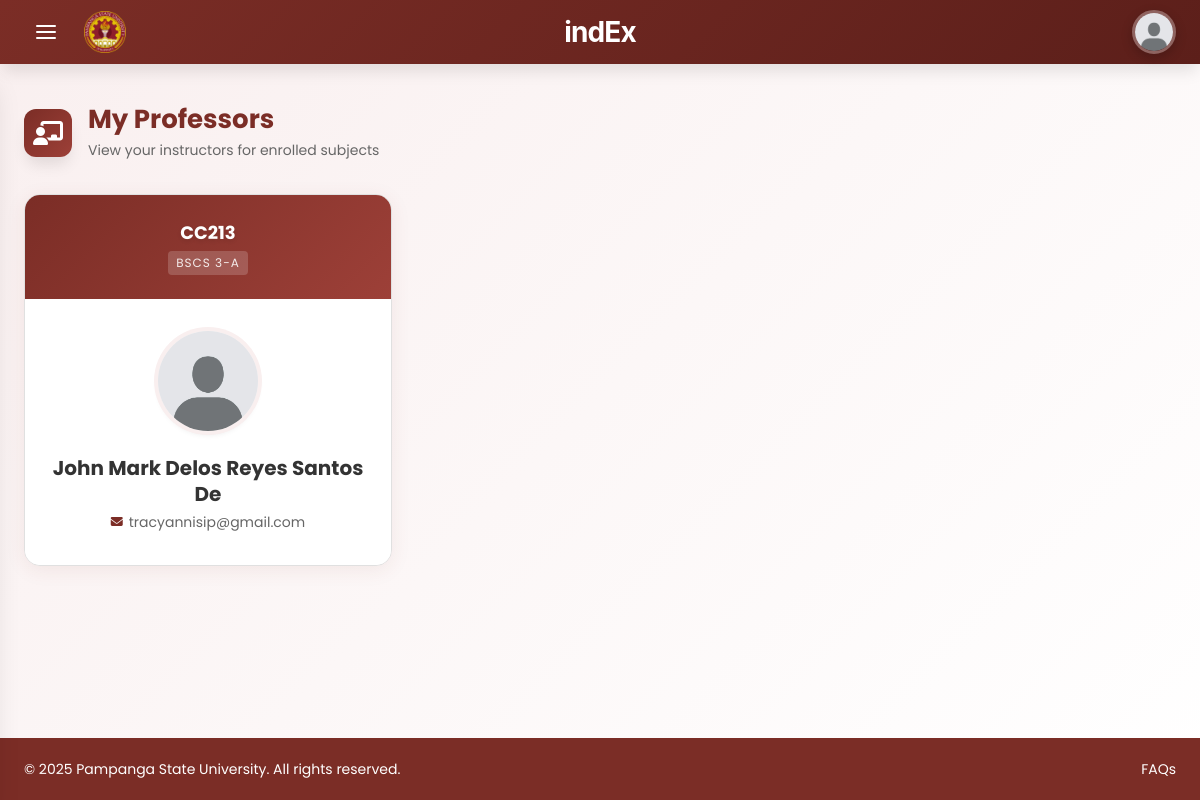
Page /student/my-professors.php (signed in) on the committed database.
### tables this page shows
CREATE TABLE `classes` (
  `class_id` int(11) NOT NULL,
  `teacher_id` int(11) NOT NULL,
  `class_name` varchar(100) NOT NULL,
  `subject` varchar(100) NOT NULL,
  `section` varchar(50) NOT NULL,
  `class_code` varchar(20) NOT NULL,
  `created_at` timestamp NOT NULL DEFAULT current_timestamp(),
  `updated_at` timestamp NOT NULL DEFAULT current_timestamp() ON UPDATE current_timestamp(),
  `status` enum('active','archived') DEFAULT 'active'
);

CREATE TABLE `users` (
  `user_id` int(11) NOT NULL,
  `email` varchar(100) NOT NULL,
  `email_verified` tinyint(1) DEFAULT 0,
  `verification_token` varchar(64) DEFAULT NULL,
  `password` varchar(255) NOT NULL,
  `full_name` varchar(100) NOT NULL,
  `first_name` varchar(100) DEFAULT NULL,
  `last_name` varchar(100) DEFAULT NULL,
  `middle_name` varchar(50) DEFAULT NULL,
  `profile_picture_blob` longblob DEFAULT NULL,
  `profile_picture_mime_type` varchar(50) DEFAULT NULL,
  `profile_picture` varchar(255) DEFAULT NULL,
  `role` enum('teacher','student') NOT NULL,
  `username` varchar(50) DEFAULT NULL,
  `contact_number` varchar(20) DEFAULT NULL,
  `student_number` varchar(20) DEFAULT NULL,
  `program` varchar(10) DEFAULT NULL COMMENT 'Course program: BSIT, BSCS, ACT, BSIS',
  `year_section` varchar(20) DEFAULT NULL COMMENT 'Year and Section: e.g., BSCS 3-A',
  `created_at` timestamp NOT NULL DEFAULT current_timestamp(),
  `updated_at` timestamp NOT NULL DEFAULT current_timestamp() ON UPDATE current_timestamp(),
  `status` enum('active','inactive','archived') DEFAULT 'active'
);

### includes/functions.php (called while the page is built, shortened)
<?php
function getProfilePicture($profile_picture, $full_name = '') {
    if (empty($profile_picture) || is_null($profile_picture)) {
        return BASE_URL . 'assets/images/default-avatar.jpg';
    }
    return BASE_URL . 'assets/images/default-avatar.jpg';
}
?>

### student/my-professors.php (the view, shortened to what this page needs)
<?php
require_once dirname(__DIR__) . '/includes/config.php';
require_once dirname(__DIR__) . '/includes/functions.php';
$student_id = $_SESSION['user_id'];
$query = "
    SELECT DISTINCT
        c.class_id,
        c.class_code,
        c.class_name,
        c.subject,
        c.section,
        u.user_id as professor_id,
        u.full_name as professor_name,
        u.email as professor_email,
        u.contact_number as professor_contact,
        u.profile_picture as professor_picture,
        cs.day_of_week,
        cs.start_time,
        cs.end_time,
        cs.room
    FROM enrollments e
    INNER JOIN classes c ON e.class_id = c.class_id
    INNER JOIN users u ON c.teacher_id = u.user_id
    LEFT JOIN class_schedules cs ON c.class_id = cs.class_id
    WHERE e.student_id = :student_id
    AND e.status = 'active'
    AND c.status = 'active'
    ORDER BY c.class_code ASC
";
try {
    $stmt = $conn->prepare($query);
    $stmt->bindParam(':student_id', $student_id, PDO::PARAM_INT);
    $stmt->execute();
    $professors_data = $stmt->fetchAll(PDO::FETCH_ASSOC);
} catch (PDOException $e) {
    error_log("Error fetching professors: " . $e->getMessage());
    $professors_data = [];
    $professors_info = [];
    $professor_classes = [];
}
function formatTime($time) {
    return date('g:i A', strtotime($time));
}
function formatSchedule($day, $start, $end) {
    return $day . ', ' . formatTime($start) . ' - ' . formatTime($end);
}
?>
<!DOCTYPE html>
<html lang="en">
<head>
    <link href="https://cdnjs.cloudflare.com/ajax/libs/font-awesome/6.4.0/css/all.min.css" rel="stylesheet">
    <link rel="stylesheet" href="<?php echo BASE_URL; ?>assets/css/student-pages/student-main.css?v=<?php echo time(); ?>">
    <link rel="stylesheet" href="<?php echo BASE_URL; ?>assets/css/navigation.css?v=<?php echo time(); ?>">
    <link rel="stylesheet" href="<?php echo BASE_URL; ?>assets/css/student-pages/my-professors.css?v=<?php echo time(); ?>">
</head>
<body>
    <?php include dirname(__DIR__) . '/includes/student-nav.php'; ?>
    <main class="main-content">
        <div class="professors-container">
            <div class="page-header">
                <div class="page-header-content">
                    <div class="page-icon">
                        <i class="fas fa-chalkboard-teacher"></i>
                    </div>
                    <div class="page-title-section">
                        <h1 class="page-title">My Professors</h1>
                        <p class="page-subtitle">View your instructors for enrolled subjects</p>
                    </div>
                </div>
            </div>
            <div class="professors-content">
                <?php if (empty($professors_data)): ?>
                    <div class="empty-state">
                        <div class="empty-icon">
                            <i class="fas fa-user-slash"></i>
                        </div>
                        <h3>No Professors Found</h3>
                        <p>You haven't enrolled in any subjects yet. Join a class to see your professors here.</p>
                        <a href="<?php echo BASE_URL; ?>student/join-class.php" class="btn-primary">
                            <i class="fas fa-plus"></i> Join a Class
                        </a>
                    </div>
                <?php else: ?>
                    <div class="professors-grid">
                        <?php foreach ($professors_data as $data): ?>
                            <div class="professor-card"
                                 data-professor-id="<?php echo $data['professor_id']; ?>"
                                 data-class-code="<?php echo htmlspecialchars($data['class_code']); ?>"
                                 data-subject="<?php echo htmlspecialchars($data['subject']); ?>"
                                 data-section="<?php echo htmlspecialchars($data['section']); ?>"
                                 data-class-name="<?php echo htmlspecialchars($data['class_name']); ?>"
                                 data-schedule="<?php echo htmlspecialchars(formatSchedule($data['day_of_week'], $data['start_time'], $data['end_time'])); ?>"
                                 data-room="<?php echo htmlspecialchars(!empty($data['room']) ? $data['room'] : 'To be announced'); ?>">
                                <div class="card-header">
                                    <h3 class="subject-title"><?php echo htmlspecialchars($data['subject']); ?></h3>
                                    <div class="subject-code"><?php echo htmlspecialchars($data['section']); ?></div>
                                </div>
                                <div class="professor-info">
                                    <div class="professor-avatar">
                                        <img src="<?php echo getProfilePicture($data['professor_picture'], $data['professor_name']); ?>"
                                             alt="<?php echo htmlspecialchars($data['professor_name']); ?>"
                                             onerror="this.src='<?php echo BASE_URL; ?>assets/images/default-avatar.png'">
                                    </div>
                                    <div class="professor-details">
                                        <h4 class="professor-name"><?php echo htmlspecialchars($data['professor_name']); ?></h4>
                                        <div class="professor-email">
                                            <i class="fas fa-envelope"></i>
                                            <?php echo htmlspecialchars($data['professor_email']); ?>
                                        </div>
                                    </div>
                                </div>
                            </div>
                        <?php endforeach; ?>
                    </div>
                <?php endif; ?>
            </div>
        </div>
    </main>
    <?php include dirname(__DIR__) . '/includes/footer.php'; ?>
</body>
</html>

### assets/css/student-pages/student-main.css (style rules this page uses)
:root { --maroon-primary: #7b2d26; --maroon-dark: #5a1f18; --maroon-light: #a74c42; --cream-bg: #f9efef; --peach: #f5d5c8; --white: #ffffff; --gray-dark: #333333; --gray-medium: #666666; --gray-light: #e0e0e0; --gray-lighter: #f9f9f9; --success: #10b981; --danger: #ef4444; --warning: #f59e0b; --info: #3b82f6; --space-xs: 0.25rem; --space-sm: 0.5rem; --space-md: 1rem; --space-lg: 1.5rem; --space-xl: 2rem; --space-xxl: 3rem; --space-nav: 70px; --font-size-base: 1rem; --font-size-sm: 0.875rem; --font-size-lg: 1.125rem; --font-size-h1: 2.5rem; --font-size-h2: 26px; --font-weight-regular: 400; --font-weight-medium: 500; --font-weight-semibold: 600; --font-weight-bold: 700; --shadow-sm: 0 2px 8px rgba(123, 45, 38, 0.08); --shadow: 0 4px 20px rgba(123, 45, 38, 0.08); --shadow-lg: 0 8px 32px rgba(123, 45, 38, 0.15); --transition: all 0.3s cubic-bezier(0.4, 0, 0.2, 1); --radius-sm: 4px; --radius-md: 12px; --radius-lg: 16px; }
* { margin: 0; padding: 0; box-sizing: border-box; font-family: 'Poppins', 'Inter', sans-serif; }
html, body { height: 100%; }
body { display: flex; flex-direction: column; color: var(--gray-dark); background: linear-gradient(135deg, var(--cream-bg) 0%, var(--white) 100%); line-height: 1.6; font-size: var(--font-size-base); }
.main-content { flex: 1; display: flex; flex-direction: column; overflow-y: auto; overflow-x: hidden; min-height: 0; padding: var(--space-xl); margin-top: var(--space-nav); }
.page-header { flex-shrink: 0; margin-bottom: var(--space-xl); animation: fadeInDown 0.5s ease; margin-top: var(--space-sm); }
.page-header-content { display: flex; align-items: center; gap: var(--space-md); }
.page-icon { width: var(--space-xxl); height: var(--space-xxl); background: linear-gradient(135deg, var(--maroon-primary) 0%, var(--maroon-light) 100%); border-radius: var(--radius-md); display: flex; align-items: center; justify-content: center; font-size: var(--space-lg); color: var(--white); box-shadow: var(--shadow-lg); flex-shrink: 0; }
.page-title { font-size: var(--font-size-h2); font-weight: var(--font-weight-bold); color: var(--maroon-primary); margin: 0; line-height: 1.2; }
.page-subtitle { font-size: var(--font-size-sm); color: var(--gray-medium); font-weight: var(--font-weight-regular); margin-top: var(--space-xs); }

### assets/css/navigation.css (style rules this page uses)
:root { --maroon-primary: #7b2d26; --maroon-dark: #5c1f1a; --maroon-light: #9d4038; --maroon-hover: rgba(255, 255, 255, 0.1); --maroon-active: rgba(255, 255, 255, 0.15); --gold-accent: #d4a373; --white: #ffffff; --gray-50: #f9fafb; --gray-100: #f3f4f6; --gray-200: #e5e7eb; --gray-300: #d1d5db; --gray-400: #9ca3af; --gray-500: #6b7280; --gray-600: #4b5563; --gray-700: #374151; --gray-800: #1f2937; --gray-900: #111827; --shadow-sm: 0 1px 2px 0 rgba(0, 0, 0, 0.05); --shadow-md: 0 4px 6px -1px rgba(0, 0, 0, 0.1); --shadow-lg: 0 10px 15px -3px rgba(0, 0, 0, 0.1); --shadow-xl: 0 20px 25px -5px rgba(0, 0, 0, 0.1); --navbar-height: 64px; --sidebar-width: 280px; }
* { margin: 0; padding: 0; box-sizing: border-box; }
body { font-family: 'Inter', -apple-system, BlinkMacSystemFont, 'Segoe UI', 'Roboto', sans-serif; background-color: var(--gray-50); color: var(--gray-900); line-height: 1.6; }
.main-content { margin-top: var(--navbar-height); padding: 0; }
#sidebar, #sidebarOverlay, .sidebar, .sidebar-overlay, .hamburger-menu, .hamburger-line, .hamburger-icon, .nav-item a, .nav-dropdown-menu, .nav-dropdown-toggle, body, .main-content, * { transition: none !important; animation: none !important; }
body { opacity: 1 !important; transition: none !important; }
.main-content { animation: none !important; transition: none !important; }

### includes/footer.php (style rules this page uses)
html, body { overflow-x: hidden; max-width: 100vw; }

### rows in the picture
classes: subject "CC213", section "BSCS 3-A", teacher.full_name "John Mark Delos Reyes Santos De", teacher.email "tracyannisip@gmail.com"
